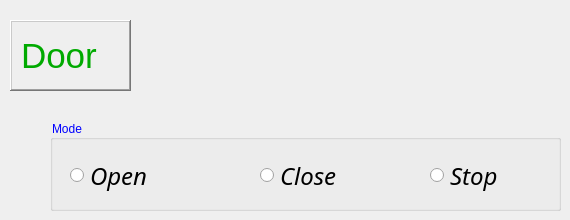
    <widget class="QWidget" name="tab_15">
     <attribute name="title">
      <string>Garage</string>
     </attribute>
     <widget class="QLabel" name="label_17">
      <property name="geometry">
       <rect>
        <x>10</x>
        <y>20</y>
        <width>121</width>
        <height>71</height>
       </rect>
      </property>
      <property name="font">
       <font>
        <family>MS Shell Dlg 2</family>
        <pointsize>26</pointsize>
        <weight>50</weight>
        <italic>false</italic>
        <bold>false</bold>
       </font>
      </property>
      <property name="styleSheet">
       <string notr="true">font: 26pt &quot;MS Shell Dlg 2&quot;;
color: rgb(0, 170, 0);</string>
      </property>
      <property name="frameShape">
       <enum>QFrame::WinPanel</enum>
      </property>
      <property name="frameShadow">
       <enum>QFrame::Raised</enum>
      </property>
      <property name="text">
       <string>Door</string>
      </property>
     </widget>
     <widget class="QGroupBox" name="groupBox_40">
      <property name="geometry">
       <rect>
        <x>50</x>
        <y>120</y>
        <width>511</width>
        <height>91</height>
       </rect>
      </property>
      <property name="styleSheet">
       <string notr="true">font: 18pt &quot;MV Boli&quot;;
color: rgb(0, 0, 255);</string>
      </property>
      <property name="title">
       <string>Mode</string>
      </property>
      <widget class="QRadioButton" name="radioButton_89">
       <property name="geometry">
        <rect>
         <x>20</x>
         <y>20</y>
         <width>101</width>
         <height>71</height>
        </rect>
       </property>
       <property name="font">
        <font>
         <family>Imprint MT Shadow</family>
         <pointsize>18</pointsize>
         <weight>50</weight>
         <italic>true</italic>
         <bold>false</bold>
        </font>
       </property>
       <property name="contextMenuPolicy">
        <enum>Qt::NoContextMenu</enum>
       </property>
       <property name="styleSheet">
        <string notr="true">font: italic 18pt &quot;Imprint MT Shadow&quot;;
color:rgb(0, 0, 0);</string>
       </property>
       <property name="text">
        <string>Open</string>
       </property>
       <property name="checkable">
        <bool>true</bool>
       </property>
       <property name="checked">
        <bool>false</bool>
       </property>
      </widget>
      <widget class="QRadioButton" name="radioButton_90">
       <property name="geometry">
        <rect>
         <x>210</x>
         <y>20</y>
         <width>101</width>
         <height>71</height>
        </rect>
       </property>
       <property name="font">
        <font>
         <family>Imprint MT Shadow</family>
         <pointsize>18</pointsize>
         <weight>50</weight>
         <italic>true</italic>
         <bold>false</bold>
        </font>
       </property>
       <property name="styleSheet">
        <string notr="true">font: italic 18pt &quot;Imprint MT Shadow&quot;;
color:rgb(0, 0, 0);</string>
       </property>
       <property name="text">
        <string>Close</string>
       </property>
       <property name="checked">
        <bool>false</bool>
       </property>
       <property name="autoExclusive">
        <bool>true</bool>
       </property>
      </widget>
      <widget class="QRadioButton" name="radioButton_95">
       <property name="geometry">
        <rect>
         <x>380</x>
         <y>20</y>
         <width>101</width>
         <height>71</height>
        </rect>
       </property>
       <property name="font">
        <font>
         <family>Imprint MT Shadow</family>
         <pointsize>18</pointsize>
         <weight>50</weight>
         <italic>true</italic>
         <bold>false</bold>
        </font>
       </property>
       <property name="styleSheet">
        <string notr="true">font: italic 18pt &quot;Imprint MT Shadow&quot;;
color:rgb(0, 0, 0);</string>
       </property>
       <property name="text">
        <string>Stop</string>
       </property>
       <property name="checked">
        <bool>false</bool>
       </property>
       <property name="autoExclusive">
        <bool>true</bool>
       </property>
      </widget>
     </widget>
    </widget>
